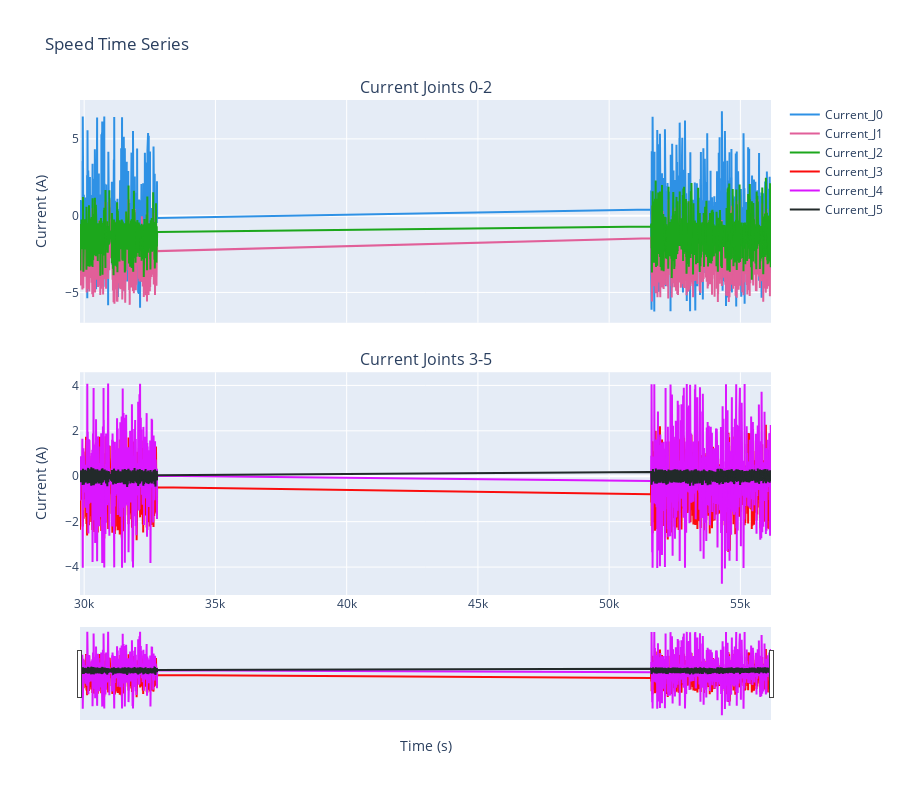
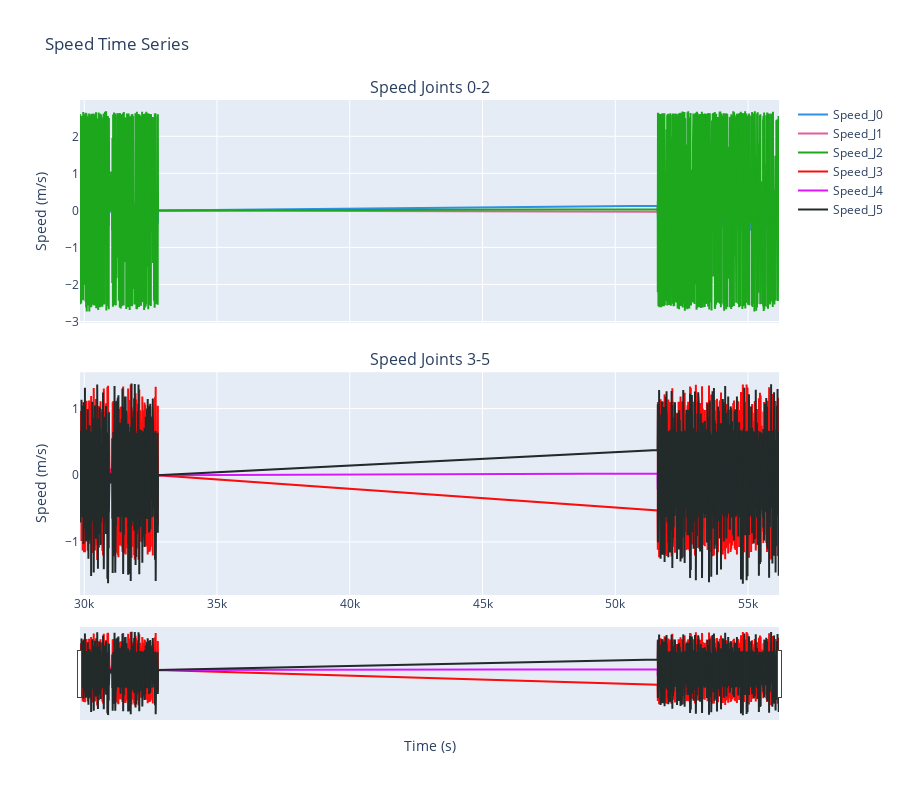
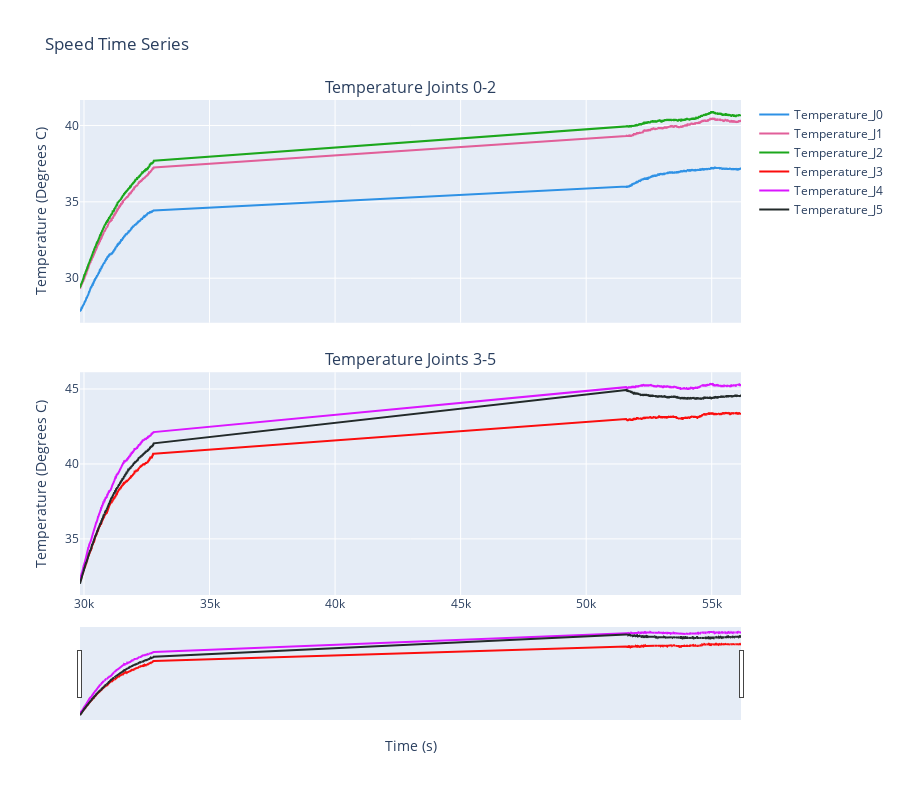

Source (notebook cell) for these figures, in order:
### Markdown cell above
Missingness occurs infrequently, and when it does, it happens across most of the features. This suggests that it is MCAR, which doesn't require too advanced techniques to fix.

### Code cell
import plotly.express as px
import pandas as pd
from plotly.subplots import make_subplots
import plotly.graph_objects as go

# https://plotly.com/python/time-series/
#  Claude Sonnet 4.5, 10-11-25

df_cobots['time'] = (
    df_cobots['hour'] * 3600 + df_cobots['minute'] * 60 + df_cobots['second']
)
df_cobots = df_cobots.sort_values('time')

# Define your column groups
feature_type_lst = ["Current", "Speed", "Temperature"]
unit = ["A", "m/s", "Degrees C"]
colors = px.colors.qualitative.Dark24

for feature_type, unit in zip(feature_type_lst, unit):
    cols1 = [f"{feature_type}_J{i}" for i in range(0, 3)]
    cols2 = [f"{feature_type}_J{i}" for i in range(3, 6)]

    # Create subplots
    fig = make_subplots(rows=2, cols=1, shared_xaxes=True, 
                        subplot_titles=(f'{feature_type} Joints 0-2', f'{feature_type} Joints 3-5'),
                        vertical_spacing=0.1)

    # Add current traces to first subplot
    for i, col in enumerate(cols1):
        fig.add_trace(go.Scatter(x=df_cobots['time'], y=df_cobots[col],
                                name=col, mode='lines', line=dict(color=colors[i])), row=1, col=1)

    # Add speed traces to second subplot
    for i, col in enumerate(cols2):
        fig.add_trace(go.Scatter(x=df_cobots['time'], y=df_cobots[col], 
                                name=col, mode='lines', line=dict(color=colors[i+3])), row=2, col=1)

    # Add rangeslider to bottom subplot only
    fig.update_xaxes(rangeslider_visible=True, row=2, col=1)

    fig.update_xaxes(title_text="Time (s)", row=2, col=1, rangeslider_visible=True)
    fig.update_yaxes(title_text=f"{feature_type} ({unit})", row=1, col=1)
    fig.update_yaxes(title_text=f"{feature_type} ({unit})", row=2, col=1)

    # Update layout
    fig.update_layout(height=800, title='Speed Time Series')
    fig.show()

### Figure 1 — Plotly figure (JSON) as saved in the notebook; plotly's stock layout.template omitted (floating-point values rounded to 4 significant figures; data arrays with more than 128 entries replaced by an {"elided": "..."} marker saying what was removed)
{"data": [{"line": {"color": "#2E91E5"}, "mode": "lines", "name": "Current_J0", "type": "scatter", "x": {"elided": "7409 int values"}, "xaxis": "x", "y": {"elided": "7409 float values"}, "yaxis": "y"}, {"line": {"color": "#E15F99"}, "mode": "lines", "name": "Current_J1", "type": "scatter", "x": {"elided": "7409 int values"}, "xaxis": "x", "y": {"elided": "7409 float values"}, "yaxis": "y"}, {"line": {"color": "#1CA71C"}, "mode": "lines", "name": "Current_J2", "type": "scatter", "x": {"elided": "7409 int values"}, "xaxis": "x", "y": {"elided": "7409 float values"}, "yaxis": "y"}, {"line": {"color": "#FB0D0D"}, "mode": "lines", "name": "Current_J3", "type": "scatter", "x": {"elided": "7409 int values"}, "xaxis": "x2", "y": {"elided": "7409 float values"}, "yaxis": "y2"}, {"line": {"color": "#DA16FF"}, "mode": "lines", "name": "Current_J4", "type": "scatter", "x": {"elided": "7409 int values"}, "xaxis": "x2", "y": {"elided": "7409 float values"}, "yaxis": "y2"}, {"line": {"color": "#222A2A"}, "mode": "lines", "name": "Current_J5", "type": "scatter", "x": {"elided": "7409 int values"}, "xaxis": "x2", "y": {"elided": "7409 float values"}, "yaxis": "y2"}], "layout": {"annotations": [{"font": {"size": 16}, "showarrow": false, "text": "Current Joints 0-2", "x": 0.5, "xanchor": "center", "xref": "paper", "y": 1, "yanchor": "bottom", "yref": "paper"}, {"font": {"size": 16}, "showarrow": false, "text": "Current Joints 3-5", "x": 0.5, "xanchor": "center", "xref": "paper", "y": 0.45, "yanchor": "bottom", "yref": "paper"}], "height": 800, "title": {"text": "Speed Time Series"}, "xaxis": {"anchor": "y", "domain": [0, 1], "matches": "x2", "showticklabels": false}, "xaxis2": {"anchor": "y2", "domain": [0, 1], "rangeslider": {"visible": true}, "title": {"text": "Time (s)"}}, "yaxis": {"anchor": "x", "domain": [0.55, 1], "title": {"text": "Current (A)"}}, "yaxis2": {"anchor": "x2", "domain": [0, 0.45], "title": {"text": "Current (A)"}}}}

### Figure 2 — Plotly figure (JSON) as saved in the notebook; plotly's stock layout.template omitted (floating-point values rounded to 4 significant figures; data arrays with more than 128 entries replaced by an {"elided": "..."} marker saying what was removed)
{"data": [{"line": {"color": "#2E91E5"}, "mode": "lines", "name": "Speed_J0", "type": "scatter", "x": {"elided": "7409 int values"}, "xaxis": "x", "y": {"elided": "7409 float values"}, "yaxis": "y"}, {"line": {"color": "#E15F99"}, "mode": "lines", "name": "Speed_J1", "type": "scatter", "x": {"elided": "7409 int values"}, "xaxis": "x", "y": {"elided": "7409 float values"}, "yaxis": "y"}, {"line": {"color": "#1CA71C"}, "mode": "lines", "name": "Speed_J2", "type": "scatter", "x": {"elided": "7409 int values"}, "xaxis": "x", "y": {"elided": "7409 float values"}, "yaxis": "y"}, {"line": {"color": "#FB0D0D"}, "mode": "lines", "name": "Speed_J3", "type": "scatter", "x": {"elided": "7409 int values"}, "xaxis": "x2", "y": {"elided": "7409 float values"}, "yaxis": "y2"}, {"line": {"color": "#DA16FF"}, "mode": "lines", "name": "Speed_J4", "type": "scatter", "x": {"elided": "7409 int values"}, "xaxis": "x2", "y": {"elided": "7409 float values"}, "yaxis": "y2"}, {"line": {"color": "#222A2A"}, "mode": "lines", "name": "Speed_J5", "type": "scatter", "x": {"elided": "7409 int values"}, "xaxis": "x2", "y": {"elided": "7409 float values"}, "yaxis": "y2"}], "layout": {"annotations": [{"font": {"size": 16}, "showarrow": false, "text": "Speed Joints 0-2", "x": 0.5, "xanchor": "center", "xref": "paper", "y": 1, "yanchor": "bottom", "yref": "paper"}, {"font": {"size": 16}, "showarrow": false, "text": "Speed Joints 3-5", "x": 0.5, "xanchor": "center", "xref": "paper", "y": 0.45, "yanchor": "bottom", "yref": "paper"}], "height": 800, "title": {"text": "Speed Time Series"}, "xaxis": {"anchor": "y", "domain": [0, 1], "matches": "x2", "showticklabels": false}, "xaxis2": {"anchor": "y2", "domain": [0, 1], "rangeslider": {"visible": true}, "title": {"text": "Time (s)"}}, "yaxis": {"anchor": "x", "domain": [0.55, 1], "title": {"text": "Speed (m/s)"}}, "yaxis2": {"anchor": "x2", "domain": [0, 0.45], "title": {"text": "Speed (m/s)"}}}}

### Figure 3 — Plotly figure (JSON) as saved in the notebook; plotly's stock layout.template omitted (floating-point values rounded to 4 significant figures; data arrays with more than 128 entries replaced by an {"elided": "..."} marker saying what was removed)
{"data": [{"line": {"color": "#2E91E5"}, "mode": "lines", "name": "Temperature_J0", "type": "scatter", "x": {"elided": "7409 int values"}, "xaxis": "x", "y": {"elided": "7409 float values"}, "yaxis": "y"}, {"line": {"color": "#E15F99"}, "mode": "lines", "name": "Temperature_J1", "type": "scatter", "x": {"elided": "7409 int values"}, "xaxis": "x", "y": {"elided": "7409 float values"}, "yaxis": "y"}, {"line": {"color": "#1CA71C"}, "mode": "lines", "name": "Temperature_J2", "type": "scatter", "x": {"elided": "7409 int values"}, "xaxis": "x", "y": {"elided": "7409 float values"}, "yaxis": "y"}, {"line": {"color": "#FB0D0D"}, "mode": "lines", "name": "Temperature_J3", "type": "scatter", "x": {"elided": "7409 int values"}, "xaxis": "x2", "y": {"elided": "7409 float values"}, "yaxis": "y2"}, {"line": {"color": "#DA16FF"}, "mode": "lines", "name": "Temperature_J4", "type": "scatter", "x": {"elided": "7409 int values"}, "xaxis": "x2", "y": {"elided": "7409 float values"}, "yaxis": "y2"}, {"line": {"color": "#222A2A"}, "mode": "lines", "name": "Temperature_J5", "type": "scatter", "x": {"elided": "7409 int values"}, "xaxis": "x2", "y": {"elided": "7409 float values"}, "yaxis": "y2"}], "layout": {"annotations": [{"font": {"size": 16}, "showarrow": false, "text": "Temperature Joints 0-2", "x": 0.5, "xanchor": "center", "xref": "paper", "y": 1, "yanchor": "bottom", "yref": "paper"}, {"font": {"size": 16}, "showarrow": false, "text": "Temperature Joints 3-5", "x": 0.5, "xanchor": "center", "xref": "paper", "y": 0.45, "yanchor": "bottom", "yref": "paper"}], "height": 800, "title": {"text": "Speed Time Series"}, "xaxis": {"anchor": "y", "domain": [0, 1], "matches": "x2", "showticklabels": false}, "xaxis2": {"anchor": "y2", "domain": [0, 1], "rangeslider": {"visible": true}, "title": {"text": "Time (s)"}}, "yaxis": {"anchor": "x", "domain": [0.55, 1], "title": {"text": "Temperature (Degrees C)"}}, "yaxis2": {"anchor": "x2", "domain": [0, 0.45], "title": {"text": "Temperature (Degrees C)"}}}}
